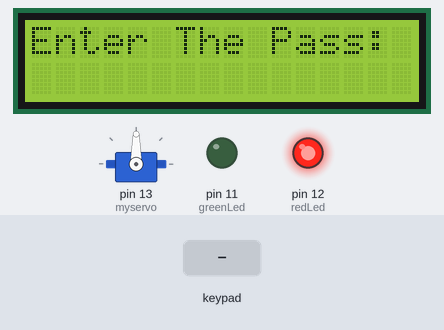
Simulated run of this sketch. Board: Arduino Uno, built with avr-gcc and run on an emulated ATmega328P. Shown: servo, 16×2 character LCD, output pins drawn as LEDs (lit = HIGH). The test bench sets the inputs (shaded band).

Above: at 3.2 s.
3.3 s: keypad keys 0 0 0 0 # pressed 0.4 s apart
At 6.1 s:
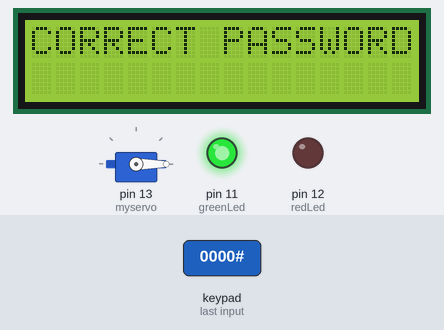
6.8 s: key '*' pressed
At 7.4 s:
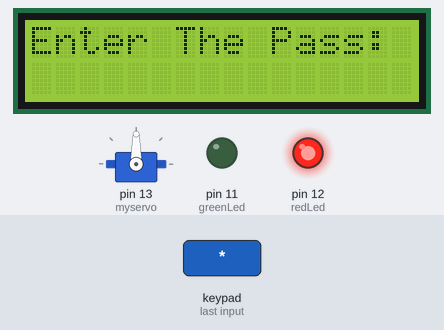
8.4 s: key '#' pressed
At 9.8 s:
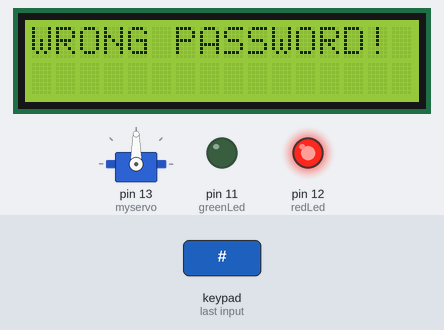
11.4 s: keypad keys 0 0 0 0 # pressed 0.4 s apart
At 16.1 s:
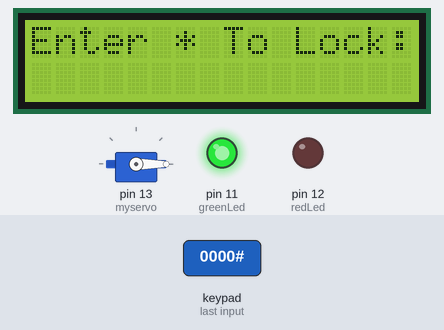
Timing chart, 0 to 17.4 s (numbered marks = the images above; inputs shaded):
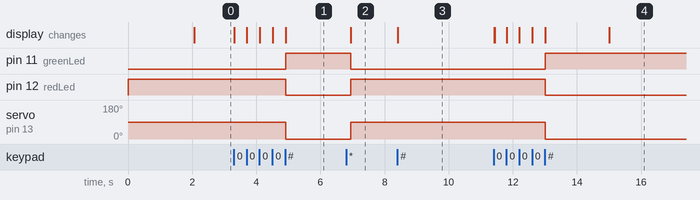

Measured:
- after the input at 3.3 s, pin 11 (greenLed): LOW → HIGH after 1.6 s; pin 12 (redLed): HIGH → LOW after 1.6 s; servo on pin 13 (myservo): 90° → 0° after 1.6 s; the display: first changes at once (image 1 shows a later state)
- after the input at 6.8 s, pin 11 (greenLed): HIGH → LOW after 0.14 s; pin 12 (redLed): LOW → HIGH after 0.14 s; servo on pin 13 (myservo): 0° → 90° after 0.14 s; the display: changes after 0.14 s (image 2)
- after the input at 8.4 s, the display: changes at once (image 3)
- after the input at 11.4 s, pin 11 (greenLed): LOW → HIGH after 1.6 s; pin 12 (redLed): HIGH → LOW after 1.6 s; servo on pin 13 (myservo): 90° → 0° after 1.6 s; the display: first differs from a run without the input at once (image 4 shows a later state)

The sketch:

Electronic_Safe.ino
```cpp
// include the library code:
#include <LiquidCrystal.h>
#include <Keypad.h>
#include <Servo.h>

#define buzzer 10
#define greenLed 11
#define redLed 12


//LCD
// initialize the library by associating any needed LCD interface pin
// with the arduino pin number it is connected to
const int rs = A0, en = A1, d4 = A2, d5 = A3, d6 = A4, d7 = A5;
LiquidCrystal lcd(rs, en, d4, d5, d6, d7);


//Keypad
const byte ROWS= 4; // 4 rows
const byte COLS= 3; // 3 columns

// Map the buttons to an array for the Keymap instance
char hexaKeys[ROWS][COLS] = {
  {'1', '2', '3'},
  {'4', '5', '6'},
  {'7', '8', '9'},
  {'*', '0', '#'}
};

byte rowPins[ROWS] = {8, 7, 6, 5};
byte colPins[COLS] = {4, 3, 2};

Keypad customKeypad = Keypad(makeKeymap(hexaKeys), rowPins, colPins, ROWS, COLS);


//servo
Servo myservo;  // create servo object to control a servo

//password
char truePassword[] = {"0000"};
int i = 0, count = 0, wrongEntery = 0, n = sizeof(truePassword)-1;
char password[sizeof(truePassword )-1];

void setup() {
  //rgb
  pinMode(redLed,OUTPUT);
  pinMode(greenLed,OUTPUT);
  digitalWrite(redLed,HIGH);
  //servo
  myservo.attach(13);  // attaches the servo on pin 13 to the servo object
  myservo.write(90);
  // set up the LCD's number of columns and rows:
  lcd.begin(16, 2);
  lcd.print("    Welcome!    ");
  lcd.setCursor(0, 1);
  lcd.print(" TO Our Project ");
  delay(2000);
  lcd.clear();
  lcd.print("Enter The Pass:");
  lcd.setCursor(0, 1);
}

void loop()
{
  char button = customKeypad.getKey();

  if(button && button != '#')
  {
    lcd.print('*');
    password[i++] = button; //i is size of password array

    if(button == '*')reset();
  }

  else if(button == '#')
  {
    if(i == n) //n is size of truePassword array = 4
    {

      for(int j=0; j<n; j++)
      {
        if(password[j] == truePassword[j])
        count++; //count number of true input number
      }

      if(count == n)
      {
        lcd.clear();
        digitalWrite(greenLed,HIGH);
        digitalWrite(redLed,LOW);
        myservo.write(0);
        lcd.setCursor(0,0);
        lcd.print("CORRECT PASSWORD");
        delay(2000);

        //lock again
        lcd.setCursor(0, 0);
        lcd.print("Enter * To Lock:");
        while(1)
        {
          char button = customKeypad.getKey();
          if(button == '*')break;
        }
        wrongEntery = 0;//new begain
        reset();
      }else wrongPass(); //count != n
    }else wrongPass(); //i != n
  }
}

void wrongPass()
{
  lcd.clear();
  lcd.setCursor(0,0);
  lcd.print("WRONG PASSWORD! ");
  delay(3000);

  wrongEntery++;
  if(wrongEntery == 3)callThePoliceThereIsAThief();

  reset();
}


void reset()
{
  count=0;
  i=0;
  lcd.clear();
  lcd.setCursor(0,0);
  lcd.print("Enter The Pass: ");
  lcd.setCursor(0, 1);
  //lock again
  digitalWrite(greenLed,LOW);
  digitalWrite(redLed,HIGH);
  myservo.write(90);
}

void callThePoliceThereIsAThief()
{
  while(1)
  {
    digitalWrite(redLed,LOW);
    delay(100);
    digitalWrite(redLed,HIGH);
    delay(100);
    tone(buzzer, 8200);
    lcd.setCursor(0,0);
    lcd.print("YOU CAN'T WRITE ");
    lcd.setCursor(0,1);
    lcd.print("PASSWORD AGAIN!");
  }
}
```
